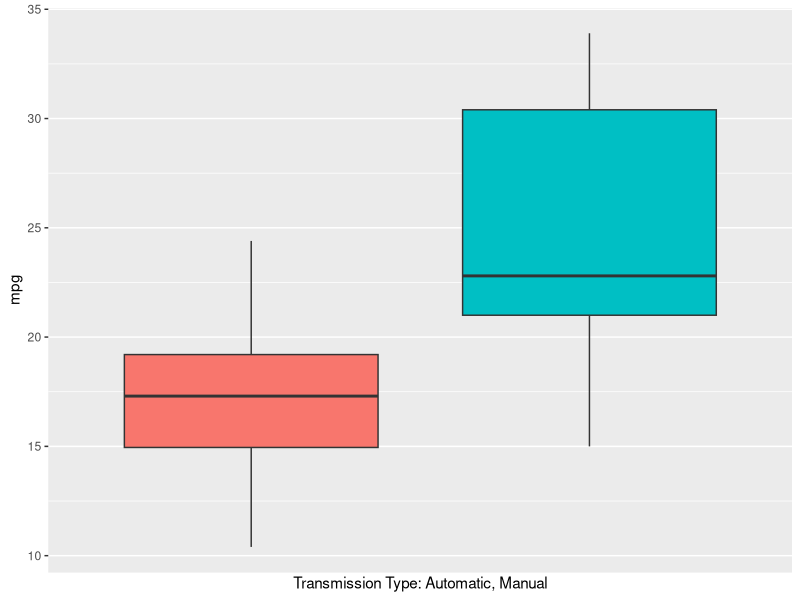
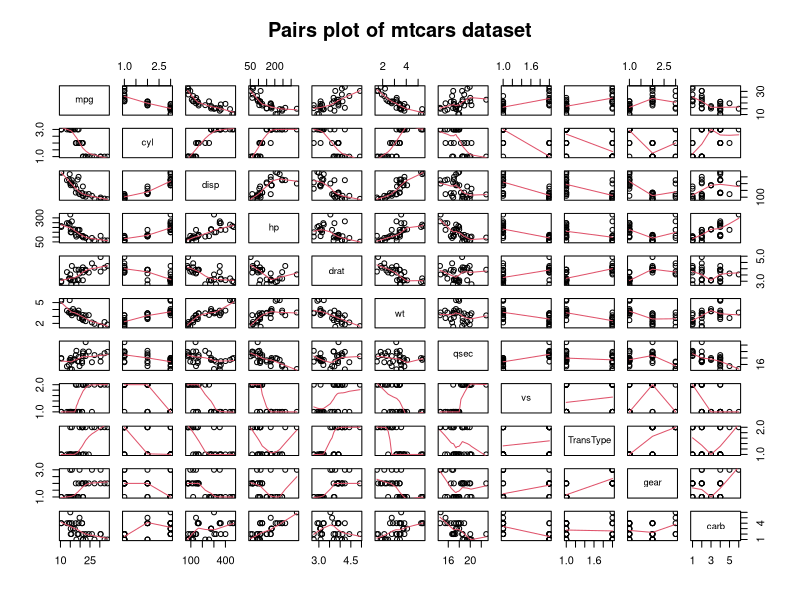
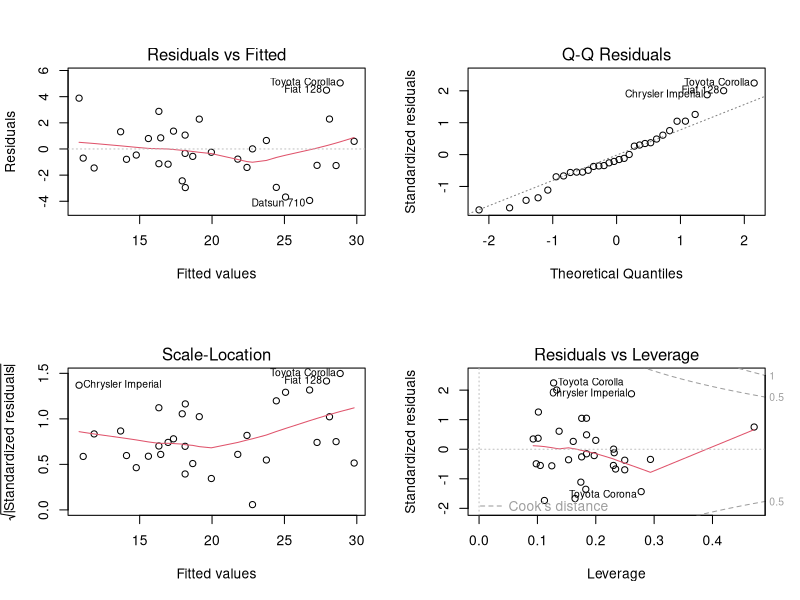

R code for these plots, in order:
## ---- chunk 1
data(mtcars)
mtcars$cyl <- factor(mtcars$cyl)
mtcars$vs <- factor(mtcars$vs)
mtcars$gear <- factor(mtcars$gear)
mtcars$carb <- factor(mtcars$carb)
mtcars$am <- factor(mtcars$am,labels=c("Automatic","Manual"))
colnames(mtcars)[9]<-"TransType"
## ---- chunk 2
simple_fit<-lm(mpg ~ TransType,mtcars)
summary(simple_fit)
t.test(mpg~TransType,mtcars)
## ---- chunk 3
fullmodel <- lm(mpg ~ ., data = mtcars)
bestmodel <- step(fullmodel, direction = "both")
## ---- chunk 4
anova(simple_fit,bestmodel)
## ---- chunk 5
library(ggplot2)
## ---- chunk 6
fig1<-ggplot(mtcars, aes(factor(TransType), mpg, fill=factor(TransType))) +
  geom_boxplot() +
  scale_colour_discrete(name = "Type") + 
  scale_fill_discrete(name="Type", breaks=c("0", "1"),labels=c("Automatic", "Manual")) +
  scale_x_discrete(breaks=c("0", "1"), labels=c("Automatic", "Manual")) +
  xlab("Transmission Type: Automatic, Manual")
fig1
## ---- chunk 7
fig2<-pairs(mtcars,panel=panel.smooth,col=9,main="Pairs plot of mtcars dataset")
fig2
## ---- chunk 8
par(mfrow =c(2,2))
plot(bestmodel)
